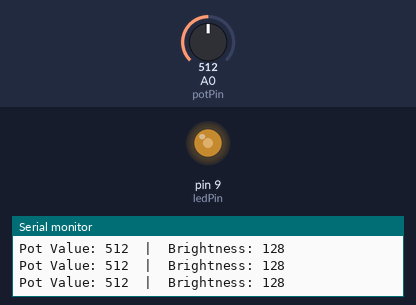
The sketch below on a simulated Arduino Uno, built with avr-gcc and run on an emulated ATmega328P. Shown: output pins drawn as LEDs (lit = HIGH), the last lines printed to the serial monitor. Inputs (shaded band) come from the test bench; at power-on: A0 (potPin) = 512.

Above: at 1.2 s.
1.3 s: A0 (potPin) set to 11
At 2.5 s:
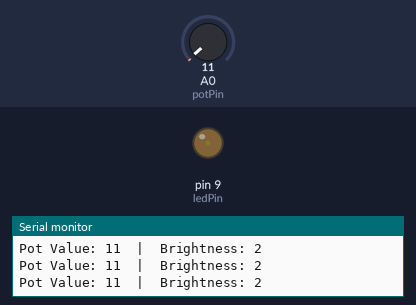
2.8 s: A0 (potPin) set to 8
4.3 s: A0 (potPin) set to 716
At 4.9 s:
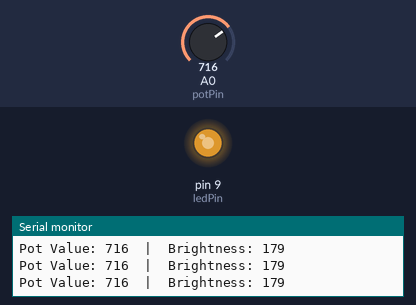
5.8 s: A0 (potPin) set to 0
At 6.1 s:
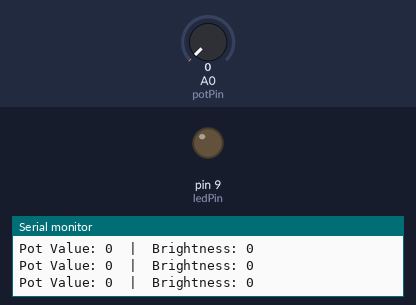
7.3 s: A0 (potPin) set to 93
At 7.8 s:
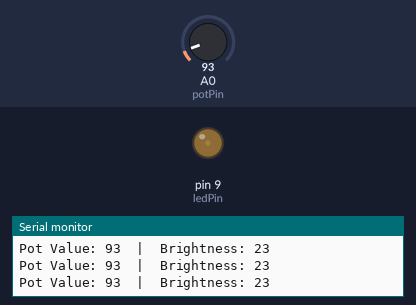
8.8 s: A0 (potPin) set to 105
At 10.1 s:
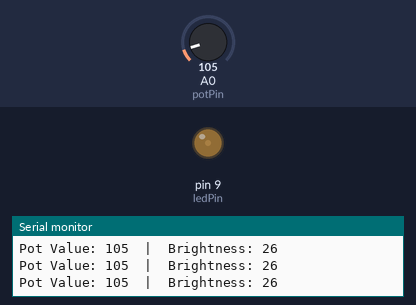
Timing chart, 0 to 11.8 s (numbered marks = the images above; inputs shaded):
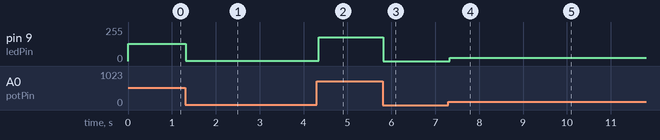

The sketch:

Led_BrightnessControl.ino
```cpp
const int potPin = A0;      // Potentiometer middle pin
const int ledPin = 9;       // PWM pin (connected to 220Ω resistor + longer leg of LED)

void setup() {
  pinMode(ledPin, OUTPUT);
  Serial.begin(9600);       // Open Serial Monitor to see values
  Serial.println("LED Brightness Control Started");
}

void loop() {
  int potValue = analogRead(potPin);     // Read potentiometer (0 to 1023)

  int brightness = potValue / 4;         // Convert to 0-255 for PWM

  analogWrite(ledPin, brightness);       // Change LED brightness

  // Show values on Serial Monitor (very helpful for debugging)
  Serial.print("Pot Value: ");
  Serial.print(potValue);
  Serial.print("  |  Brightness: ");
  Serial.println(brightness);

  delay(50);   // Small delay for smooth control
}
```

Measured:
- after the input at 1.3 s, pin 9 (ledPin): 128/255 → 2/255 at once
- after the input at 4.3 s, pin 9 (ledPin): 2/255 → 179/255 after 0.05 s
- after the input at 5.8 s, pin 9 (ledPin): 179/255 → 0/255 at once
- after the input at 7.3 s, pin 9 (ledPin): 0/255 → 23/255 at once
- after the input at 8.8 s, pin 9 (ledPin): 23/255 → 26/255 at once
